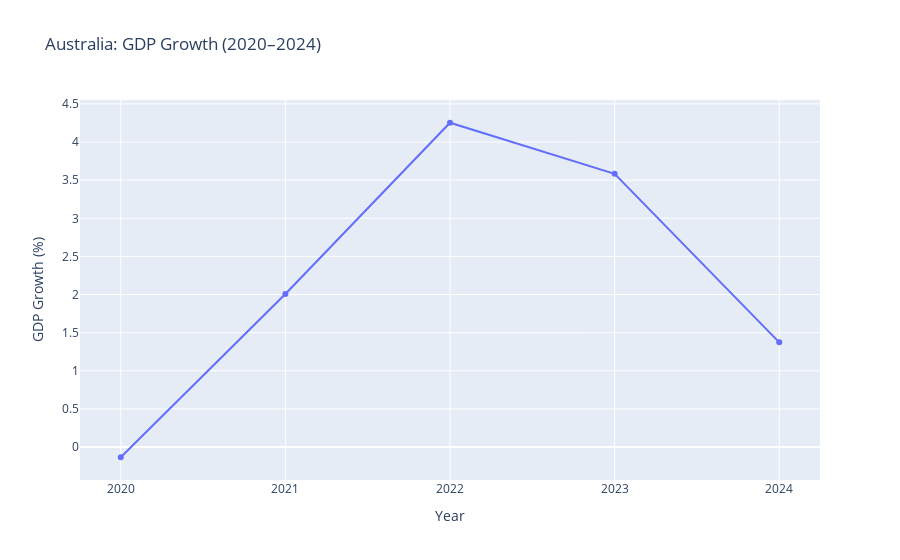

Notebook source saved alongside this figure:
### Code cell
import pandas as pd
import plotly.express as px

df = pd.read_csv("oecd_6_indicators_2020_2024_long.csv")

df_sel = df[
    (df["iso3"] == "AUS") &
    (df["indicator"] == "gdp_growth_pct")
]

fig = px.line(
    df_sel,
    x="year",
    y="value",
    markers=True,
    title="Australia: GDP Growth (2020–2024)",
    labels={
        "year": "Year",
        "value": "GDP Growth (%)"
    }
)

# ✅ x축을 연도 단위로 고정
fig.update_xaxes(
    tickmode="linear",
    tick0=2020,
    dtick=1
)

fig.show()

### Figure 1 — Plotly figure (JSON) as saved in the notebook; plotly's stock layout.template omitted (floating-point values rounded to 4 significant figures)
{"data": [{"hovertemplate": "Year=%{x}<br>GDP Growth (%)=%{y}<extra></extra>", "legendgroup": "", "line": {"color": "#636efa", "dash": "solid"}, "marker": {"symbol": "circle"}, "mode": "lines+markers", "name": "", "orientation": "v", "showlegend": false, "type": "scatter", "x": [2020.0, 2021.0, 2022.0, 2023.0, 2024.0], "xaxis": "x", "y": [-0.1335, 2.007, 4.253, 3.584, 1.373], "yaxis": "y"}], "layout": {"legend": {"tracegroupgap": 0}, "title": {"text": "Australia: GDP Growth (2020–2024)"}, "xaxis": {"anchor": "y", "domain": [0, 1], "dtick": 1, "tick0": 2020, "tickmode": "linear", "title": {"text": "Year"}}, "yaxis": {"anchor": "x", "domain": [0, 1], "title": {"text": "GDP Growth (%)"}}}}
